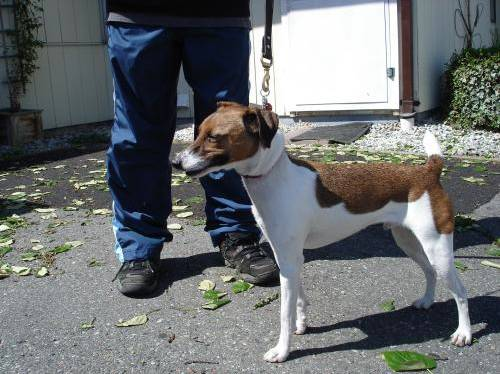
#> input picture Images/dog.4023.jpg, 500 x 374 px, found by its file name
$ python image_arthmetics.py
#> lines starting #> are read from the running program, lines starting #| are printed output that depends on the picture
#!/usr/bin/env python3
# -*- coding: utf-8 -*-
"""
Created on Sat Jan 13 17:52:10 2018

@author: shwetha
"""

import cv2
import numpy as np


img1 = cv2.imread('dog.4023.jpg')
#> img1 is the input picture: shape (374, 500, 3); mean B, G, R 111.2, 109.8, 106.3
img2 = cv2.imread('dog.4025.jpg')
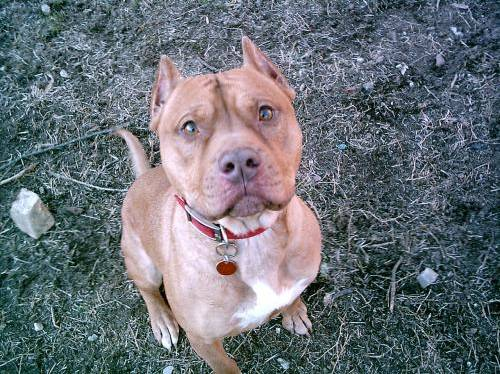
#> input picture Images/dog.4025.jpg, 500 x 374 px, found by its file name
#> img2 is the input picture: shape (374, 500, 3); mean B, G, R 119.5, 112.5, 106.3

#add = img1 + img2
add = cv2.add(img1,img2)
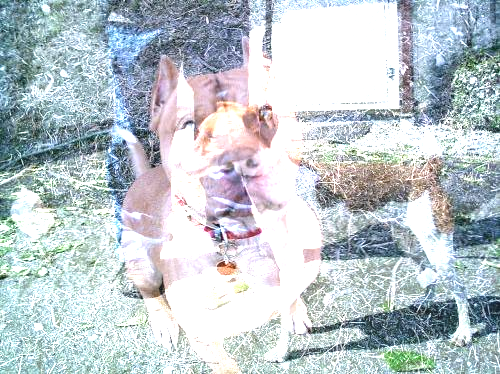
#> add: shape (374, 500, 3); mean B, G, R 206.1, 200.8, 190.8
weighted = cv2.addWeighted(img1,0.6,img2,0.4,0)
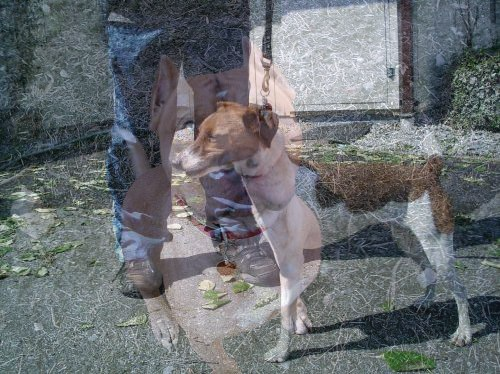
#> weighted: shape (374, 500, 3); mean B, G, R 114.5, 110.9, 106.3

cv2.imshow('weighted',weighted)
cv2.waitKey(0)
cv2.destroyAllWindows()
